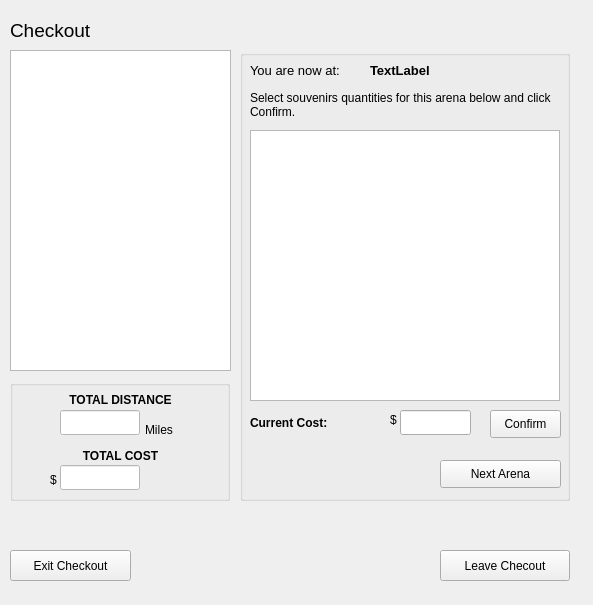
<?xml version="1.0" encoding="UTF-8"?>
<ui version="4.0">
 <class>checkout</class>
 <widget class="QWidget" name="checkout">
  <property name="geometry">
   <rect>
    <x>0</x>
    <y>0</y>
    <width>593</width>
    <height>605</height>
   </rect>
  </property>
  <property name="windowTitle">
   <string>Form</string>
  </property>
  <widget class="QLabel" name="titleLabel">
   <property name="geometry">
    <rect>
     <x>10</x>
     <y>10</y>
     <width>461</width>
     <height>41</height>
    </rect>
   </property>
   <property name="font">
    <font>
     <pointsize>14</pointsize>
    </font>
   </property>
   <property name="text">
    <string>Checkout</string>
   </property>
  </widget>
  <widget class="QPushButton" name="endVacationButton">
   <property name="geometry">
    <rect>
     <x>440</x>
     <y>550</y>
     <width>130</width>
     <height>31</height>
    </rect>
   </property>
   <property name="styleSheet">
    <string notr="true"/>
   </property>
   <property name="text">
    <string>Leave Checout</string>
   </property>
  </widget>
  <widget class="QPushButton" name="exitSimulationButton">
   <property name="geometry">
    <rect>
     <x>10</x>
     <y>550</y>
     <width>121</width>
     <height>31</height>
    </rect>
   </property>
   <property name="styleSheet">
    <string notr="true"/>
   </property>
   <property name="text">
    <string>Exit Checkout</string>
   </property>
  </widget>
  <widget class="QGroupBox" name="groupBox">
   <property name="geometry">
    <rect>
     <x>10</x>
     <y>380</y>
     <width>220</width>
     <height>121</height>
    </rect>
   </property>
   <property name="styleSheet">
    <string notr="true"/>
   </property>
   <property name="title">
    <string/>
   </property>
   <widget class="QLabel" name="totalDistLabel">
    <property name="geometry">
     <rect>
      <x>10</x>
      <y>10</y>
      <width>201</width>
      <height>20</height>
     </rect>
    </property>
    <property name="font">
     <font>
      <pointsize>9</pointsize>
      <weight>75</weight>
      <bold>true</bold>
     </font>
    </property>
    <property name="text">
     <string>TOTAL DISTANCE</string>
    </property>
    <property name="alignment">
     <set>Qt::AlignCenter</set>
    </property>
   </widget>
   <widget class="QLineEdit" name="totalDistLine">
    <property name="geometry">
     <rect>
      <x>50</x>
      <y>30</y>
      <width>80</width>
      <height>25</height>
     </rect>
    </property>
    <property name="font">
     <font>
      <pointsize>9</pointsize>
     </font>
    </property>
    <property name="styleSheet">
     <string notr="true">background-color: rgb(255, 255, 255);</string>
    </property>
    <property name="alignment">
     <set>Qt::AlignRight|Qt::AlignTrailing|Qt::AlignVCenter</set>
    </property>
    <property name="readOnly">
     <bool>true</bool>
    </property>
   </widget>
   <widget class="QLabel" name="totalCostLabel">
    <property name="geometry">
     <rect>
      <x>10</x>
      <y>66</y>
      <width>201</width>
      <height>20</height>
     </rect>
    </property>
    <property name="font">
     <font>
      <pointsize>9</pointsize>
      <weight>75</weight>
      <bold>true</bold>
     </font>
    </property>
    <property name="text">
     <string>TOTAL COST</string>
    </property>
    <property name="alignment">
     <set>Qt::AlignCenter</set>
    </property>
   </widget>
   <widget class="QLineEdit" name="totalCostLine">
    <property name="geometry">
     <rect>
      <x>50</x>
      <y>85</y>
      <width>80</width>
      <height>25</height>
     </rect>
    </property>
    <property name="font">
     <font>
      <pointsize>9</pointsize>
     </font>
    </property>
    <property name="styleSheet">
     <string notr="true">background-color: rgb(255, 255, 255);</string>
    </property>
    <property name="alignment">
     <set>Qt::AlignRight|Qt::AlignTrailing|Qt::AlignVCenter</set>
    </property>
    <property name="readOnly">
     <bool>true</bool>
    </property>
   </widget>
   <widget class="QLabel" name="label_2">
    <property name="geometry">
     <rect>
      <x>135</x>
      <y>40</y>
      <width>71</width>
      <height>20</height>
     </rect>
    </property>
    <property name="text">
     <string>Miles</string>
    </property>
   </widget>
   <widget class="QLabel" name="label_3">
    <property name="geometry">
     <rect>
      <x>40</x>
      <y>90</y>
      <width>16</width>
      <height>20</height>
     </rect>
    </property>
    <property name="text">
     <string>$</string>
    </property>
   </widget>
  </widget>
  <widget class="QGroupBox" name="foodGroupBox">
   <property name="geometry">
    <rect>
     <x>240</x>
     <y>50</y>
     <width>330</width>
     <height>451</height>
    </rect>
   </property>
   <property name="title">
    <string/>
   </property>
   <widget class="QLabel" name="welcomeLabel">
    <property name="geometry">
     <rect>
      <x>10</x>
      <y>10</y>
      <width>121</width>
      <height>21</height>
     </rect>
    </property>
    <property name="font">
     <font>
      <pointsize>10</pointsize>
     </font>
    </property>
    <property name="text">
     <string>You are now at:</string>
    </property>
   </widget>
   <widget class="QLabel" name="currCityLabel">
    <property name="geometry">
     <rect>
      <x>130</x>
      <y>10</y>
      <width>161</width>
      <height>21</height>
     </rect>
    </property>
    <property name="font">
     <font>
      <pointsize>10</pointsize>
      <weight>75</weight>
      <bold>true</bold>
     </font>
    </property>
    <property name="text">
     <string>TextLabel</string>
    </property>
   </widget>
   <widget class="QTableWidget" name="itemTableWidget">
    <property name="geometry">
     <rect>
      <x>10</x>
      <y>80</y>
      <width>310</width>
      <height>271</height>
     </rect>
    </property>
    <attribute name="verticalHeaderVisible">
     <bool>false</bool>
    </attribute>
   </widget>
   <widget class="QPushButton" name="nextDestButton">
    <property name="geometry">
     <rect>
      <x>200</x>
      <y>410</y>
      <width>121</width>
      <height>28</height>
     </rect>
    </property>
    <property name="styleSheet">
     <string notr="true"/>
    </property>
    <property name="text">
     <string>Next Arena</string>
    </property>
   </widget>
   <widget class="QLabel" name="currDestCostLabel">
    <property name="geometry">
     <rect>
      <x>10</x>
      <y>365</y>
      <width>141</width>
      <height>16</height>
     </rect>
    </property>
    <property name="font">
     <font>
      <pointsize>9</pointsize>
      <weight>75</weight>
      <bold>true</bold>
     </font>
    </property>
    <property name="text">
     <string>Current Cost: </string>
    </property>
   </widget>
   <widget class="QLineEdit" name="currDestCostLine">
    <property name="geometry">
     <rect>
      <x>160</x>
      <y>360</y>
      <width>71</width>
      <height>25</height>
     </rect>
    </property>
    <property name="font">
     <font>
      <pointsize>9</pointsize>
     </font>
    </property>
    <property name="alignment">
     <set>Qt::AlignRight|Qt::AlignTrailing|Qt::AlignVCenter</set>
    </property>
    <property name="readOnly">
     <bool>true</bool>
    </property>
   </widget>
   <widget class="QLabel" name="label">
    <property name="geometry">
     <rect>
      <x>10</x>
      <y>40</y>
      <width>311</width>
      <height>31</height>
     </rect>
    </property>
    <property name="text">
     <string>&lt;html&gt;&lt;head/&gt;&lt;body&gt;&lt;p&gt;Select souvenirs quantities for this arena below and click Confirm.&lt;/p&gt;&lt;/body&gt;&lt;/html&gt;</string>
    </property>
    <property name="wordWrap">
     <bool>true</bool>
    </property>
   </widget>
   <widget class="QPushButton" name="confirmFoodButton">
    <property name="geometry">
     <rect>
      <x>250</x>
      <y>360</y>
      <width>71</width>
      <height>28</height>
     </rect>
    </property>
    <property name="styleSheet">
     <string notr="true"/>
    </property>
    <property name="text">
     <string>Confirm</string>
    </property>
   </widget>
   <widget class="QLabel" name="label_4">
    <property name="geometry">
     <rect>
      <x>150</x>
      <y>360</y>
      <width>16</width>
      <height>20</height>
     </rect>
    </property>
    <property name="text">
     <string>$</string>
    </property>
   </widget>
  </widget>
  <widget class="QListWidget" name="destinationWidget">
   <property name="geometry">
    <rect>
     <x>10</x>
     <y>50</y>
     <width>221</width>
     <height>321</height>
    </rect>
   </property>
  </widget>
 </widget>
 <resources/>
 <connections/>
</ui>
